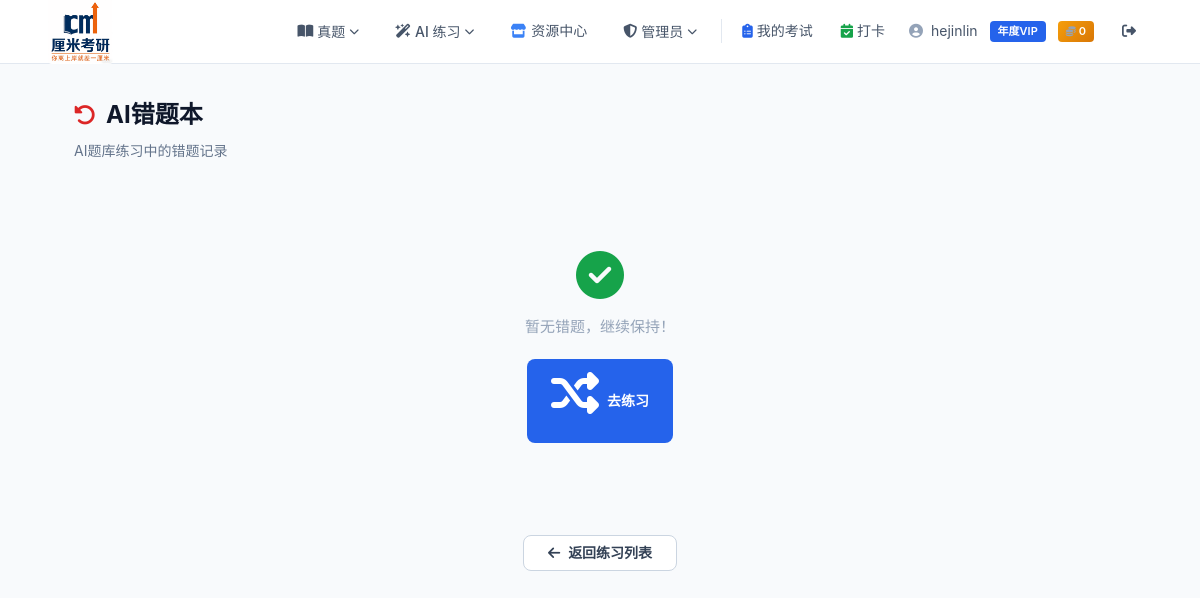
The page /ai-test/wrong-book/ (signed in) on the database as committed earlier.
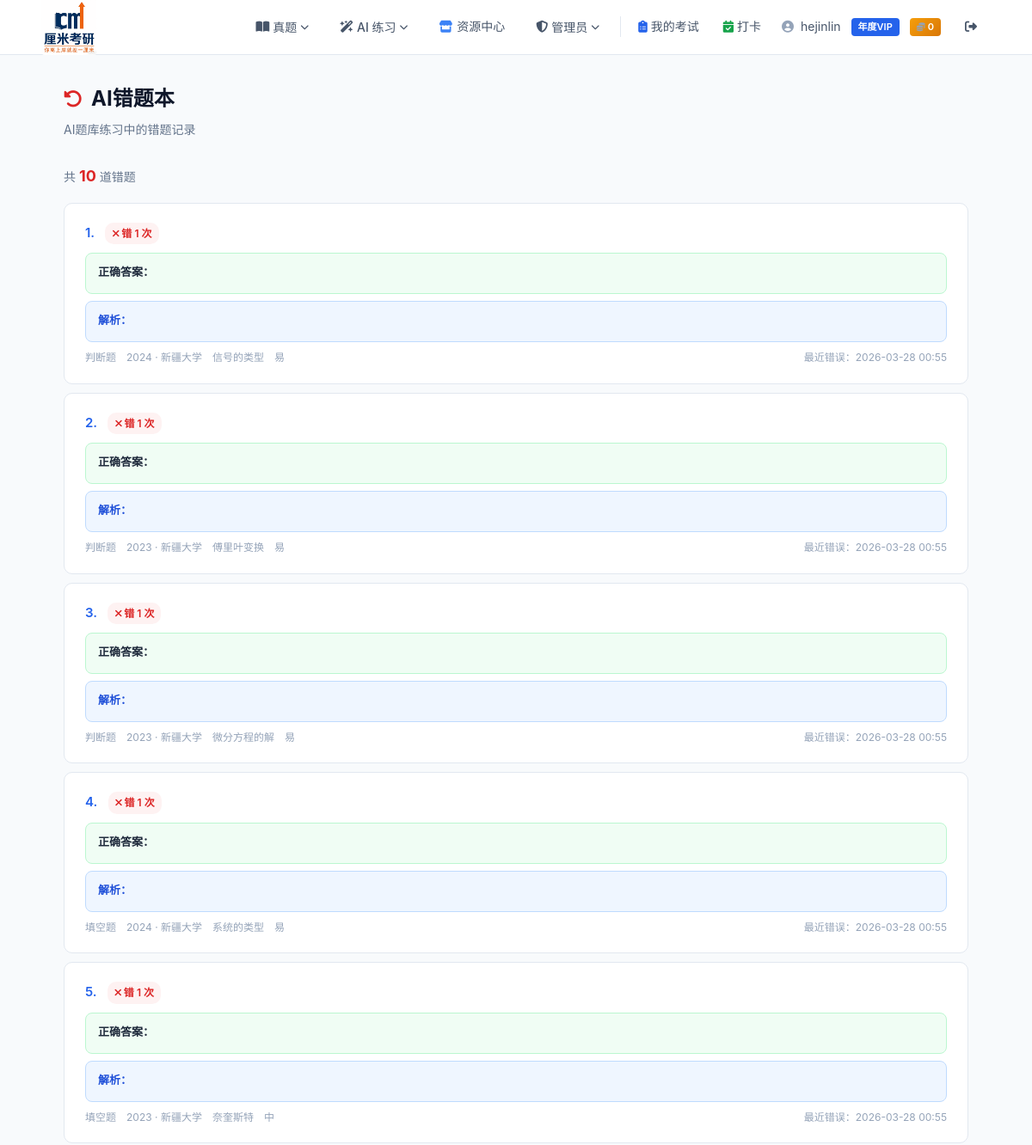
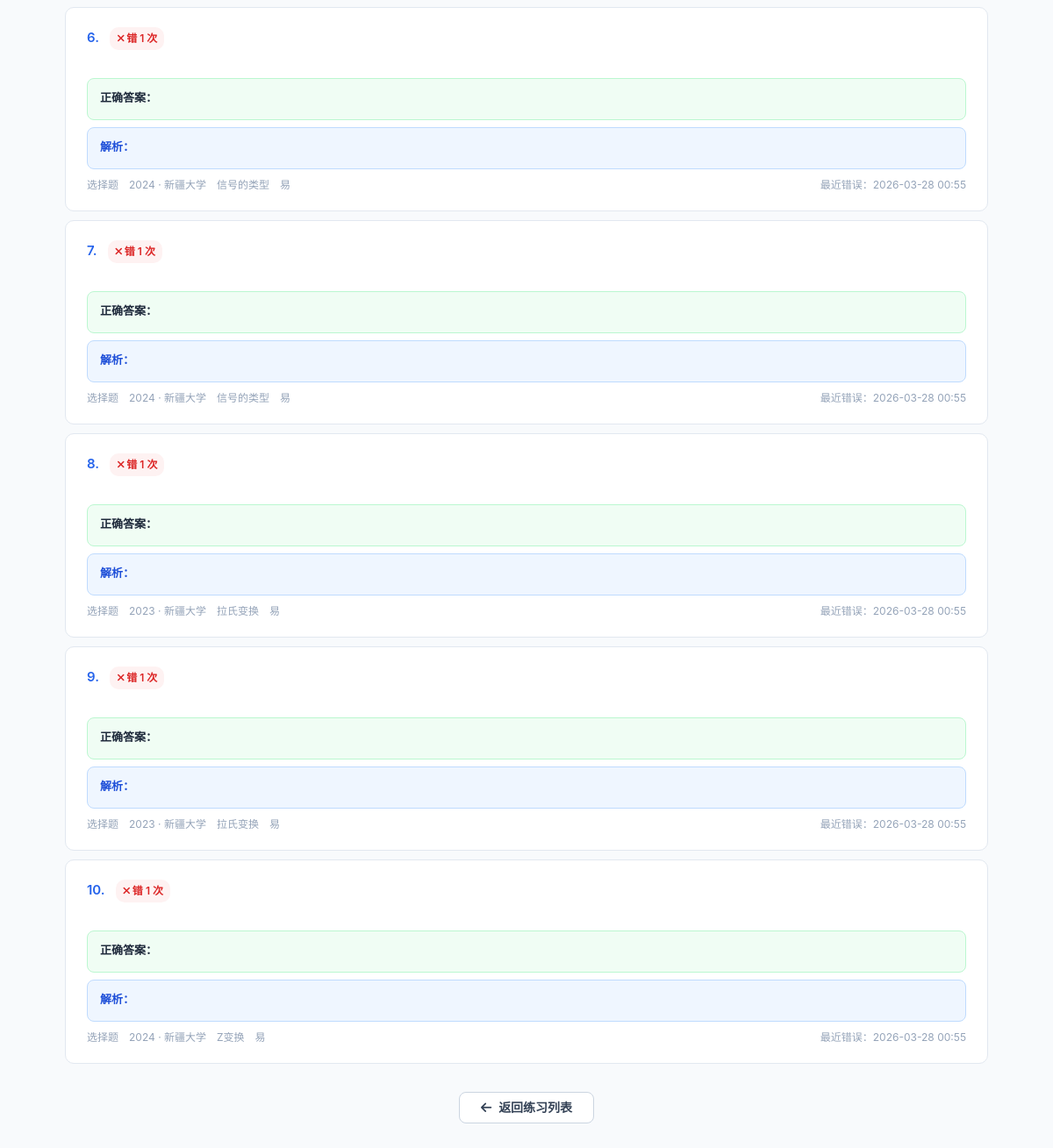
The same page on the database as committed later (2 pictures, top to bottom).
### ai_test/models.py (models this page shows, shortened)
class AIWrongQuestion(models.Model):
    user = models.ForeignKey(settings.AUTH_USER_MODEL, on_delete=models.CASCADE, verbose_name="用户")
    question = models.ForeignKey(AIGeneratedQuestion, on_delete=models.CASCADE, verbose_name="AI题目")
    error_count = models.IntegerField(default=1, verbose_name="错误次数")
    last_wrong_at = models.DateTimeField(auto_now=True, verbose_name="最近错误时间")
    class Meta:
        verbose_name = "AI错题"
        verbose_name_plural = "AI错题本"
        unique_together = ("user", "question")
        ordering = ["-last_wrong_at"]

class AIGeneratedQuestion(models.Model):
    DIFFICULTY_CHOICES = [
        ("易", "易"),
        ("中", "中"),
        ("难", "难"),
    ]
    original_question = models.ForeignKey(
        "kaoyan_app.Question",
        on_delete=models.SET_NULL,
        null=True,
        blank=True,
        verbose_name="溯源真题"
    )
    year = models.IntegerField(verbose_name="参考年份")
    school = models.ForeignKey("kaoyan_app.School", on_delete=models.CASCADE, verbose_name="参考学校")
    question_type = models.ForeignKey("kaoyan_app.QuestionType", on_delete=models.CASCADE, verbose_name="题型")
    difficulty = models.CharField(max_length=2, choices=DIFFICULTY_CHOICES, verbose_name="难度")
    knowledge_point = models.CharField(max_length=200, verbose_name="知识点")
    content = models.TextField(verbose_name="AI改写题干", help_text="支持 Markdown + LaTeX 公式")
    options = models.JSONField(
        null=True, blank=True, verbose_name="选项",
        help_text='选择题必填，JSON 对象格式，如 {"A": "内容", "B": "内容"}'
    )
    correct_answer = models.TextField(null=True, blank=True, verbose_name="正确答案", help_text="选择题填A/B/C/D，判断题填对/错，填空题填标准答案，主观题留空")
    explanation = models.TextField(null=True, blank=True, verbose_name="简要解析", help_text="AI 生成的解题思路与简要解析")
    created_at = models.DateTimeField(auto_now_add=True, verbose_name="生成时间")
    class Meta:
        verbose_name = "AI练习题"
        verbose_name_plural = "AI练习题"
        ordering = ["-created_at"]

### kaoyan_app/models.py (models this page shows, shortened)
class QuestionType(models.Model):
    name = models.CharField(max_length=50, unique=True, verbose_name="题型名称")
    class Meta:
        verbose_name = "题型"
        verbose_name_plural = "题型"
        ordering = ["id"]

class School(models.Model):
    name = models.CharField(max_length=100, unique=True, verbose_name="学校名称")
    class Meta:
        verbose_name = "学校"
        verbose_name_plural = "学校"
        ordering = ["name"]

### ai_test/views.py (the view)
# urls.py: path("wrong-book/", views.ai_wrong_book, name="ai_wrong_book"),
@login_required
def ai_wrong_book(request):
    wrongs_qs = AIWrongQuestion.objects.filter(
        user=request.user
    ).select_related("question__school", "question__question_type")
    is_vip = request.user.is_vip()
    total_count = wrongs_qs.count()
    if is_vip:
        from django.core.paginator import Paginator
        paginator = Paginator(wrongs_qs, 20)
        page_number = request.GET.get("page", 1)
        page_obj = paginator.get_page(page_number)
        wrongs = page_obj
    else:
        wrongs = wrongs_qs[:10]
        page_obj = None
    return render(request, "ai_test/ai_wrong_book.html", {
        "wrong_questions": wrongs,
        "page_obj": page_obj,
        "total_count": total_count,
        "is_vip": is_vip,
    })

### kaoyan_project/vip_utils.py (called while the page is built, shortened)
def vip_context(request):
    user = request.user
    if user.is_authenticated:
        is_vip = user.is_vip()
        vip_label = dict(user.VIP_CHOICES).get(user.vip_level, "")
        return {
            "is_vip": is_vip,
            "vip_label": vip_label,
            "is_free_user": not is_vip,
            "user_coins": user.coins,
        }

### user/models.py (called while the page is built)
    def is_vip(self):
        if self.vip_level == 0:
            return False
        if self.vip_expire_date is None:
            return False
        from django.utils import timezone
        return self.vip_expire_date > timezone.now()

### ai_test/templates/ai_test/ai_wrong_book.html (shortened to what this page needs)
{% extends "user/base.html" %}
{% block extra_style %}
<link rel="stylesheet" href="https://cdn.jsdelivr.net/npm/katex@0.16.9/dist/katex.min.css">
{% endblock %}
{% block content %}
<div class="page-header">
    <h1 class="page-title"><i class="fa-solid fa-rotate-left" style="color:#dc2626;"></i> AI错题本</h1>
    <p class="page-subtitle">AI题库练习中的错题记录</p>
</div>
{% if wrong_questions %}
<div style="display:flex;justify-content:space-between;align-items:center;margin-bottom:16px;">
    <div style="font-size:14px;color:var(--gray-500);">共 <span style="color:#dc2626;font-weight:700;font-size:18px;">{{ total_count }}</span> 道错题</div>
</div>
{% for wq in wrong_questions %}
<div class="card wrong-item">
    <div class="q-content">
        <span class="q-num">{{ forloop.counter }}.</span>
        <span class="error-badge"><i class="fa-solid fa-xmark" style="margin-right:2px;"></i>错 {{ wq.error_count }} 次</span>
    </div>
    {% if wq.question.options and wq.question.question_type.name == "选择" %}
    <div style="margin:6px 0 0 24px;">
        {% for key, val in wq.question.options.items %}
        <div style="padding:2px 0;color:var(--gray-600);font-size:14px;" data-raw="{{ key }}. {{ val|escape }}"></div>
        {% endfor %}
    </div>
    {% endif %}
    {% if is_vip %}
        {% if wq.question.correct_answer %}
        <div class="answer-box answer-correct">
            <div class="answer-label">正确答案：</div>
        </div>
        {% endif %}
        {% if wq.question.explanation %}
        <div class="answer-analysis">
            <div class="answer-label" style="color:var(--blue-700);">解析：</div>
        </div>
        {% endif %}
    {% endif %}
    <div class="q-meta">
        <span>{{ wq.question.question_type.name }}题</span>
        <span>{{ wq.question.year }} · {{ wq.question.school.name }}</span>
        <span>{{ wq.question.knowledge_point }}</span>
        <span>{{ wq.question.difficulty }}</span>
        <span style="margin-left:auto;">最近错误：{{ wq.last_wrong_at|date:"Y-m-d H:i" }}</span>
    </div>
</div>
{% endfor %}
{% else %}
<div class="empty-state">
    <i class="fa-solid fa-check-circle" style="color:#16a34a;"></i>
    <p>暂无错题，继续保持！</p>
    <div style="margin-top:20px;">
        <a href="{% url 'ai_test:ai_practice_create' %}" class="btn btn-primary"><i class="fa-solid fa-shuffle"></i> 去练习</a>
    </div>
</div>
{% endif %}
<div style="text-align:center;margin:32px 0;">
    <a href="{% url 'ai_test:ai_practice_list' %}" class="btn btn-outline"><i class="fa-solid fa-arrow-left"></i> 返回练习列表</a>
</div>
{% endblock %}

Rows that differ between the two databases and show on the page:
added AIWrongQuestion: error_count "1", question.question_type.name "判断", question.year "2024", question.school.name "新疆大学", question.knowledge_point "信号的类型", question.difficulty "易", last_wrong_at "2026-03-28 00:55"
added AIWrongQuestion: error_count "1", question.question_type.name "判断", question.year "2023", question.school.name "新疆大学", question.knowledge_point "傅里叶变换", question.difficulty "易", last_wrong_at "2026-03-28 00:55"
added AIWrongQuestion: error_count "1", question.question_type.name "判断", question.year "2023", question.school.name "新疆大学", question.knowledge_point "微分方程的解", question.difficulty "易", last_wrong_at "2026-03-28 00:55"
added AIWrongQuestion: error_count "1", question.question_type.name "填空", question.year "2024", question.school.name "新疆大学", question.knowledge_point "系统的类型", question.difficulty "易", last_wrong_at "2026-03-28 00:55"
added AIWrongQuestion: error_count "1", question.question_type.name "填空", question.year "2023", question.school.name "新疆大学", question.knowledge_point "奈奎斯特", question.difficulty "中", last_wrong_at "2026-03-28 00:55"
added AIWrongQuestion: error_count "1", question.question_type.name "选择", question.year "2024", question.school.name "新疆大学", question.knowledge_point "信号的类型", question.difficulty "易", last_wrong_at "2026-03-28 00:55"
added AIWrongQuestion: error_count "1", question.question_type.name "选择", question.year "2024", question.school.name "新疆大学", question.knowledge_point "信号的类型", question.difficulty "易", last_wrong_at "2026-03-28 00:55"
added AIWrongQuestion: error_count "1", question.question_type.name "选择", question.year "2023", question.school.name "新疆大学", question.knowledge_point "拉氏变换", question.difficulty "易", last_wrong_at "2026-03-28 00:55"
added AIWrongQuestion: error_count "1", question.question_type.name "选择", question.year "2023", question.school.name "新疆大学", question.knowledge_point "拉氏变换", question.difficulty "易", last_wrong_at "2026-03-28 00:55"
added AIWrongQuestion: error_count "1", question.question_type.name "选择", question.year "2024", question.school.name "新疆大学", question.knowledge_point "Z变换", question.difficulty "易", last_wrong_at "2026-03-28 00:55"
Other text that changed with them:
{{ total_count }}: (not shown) → "10"
text no longer shown: "暂无错题，继续保持！ 去练习"
text now shown: "共 道错题"
